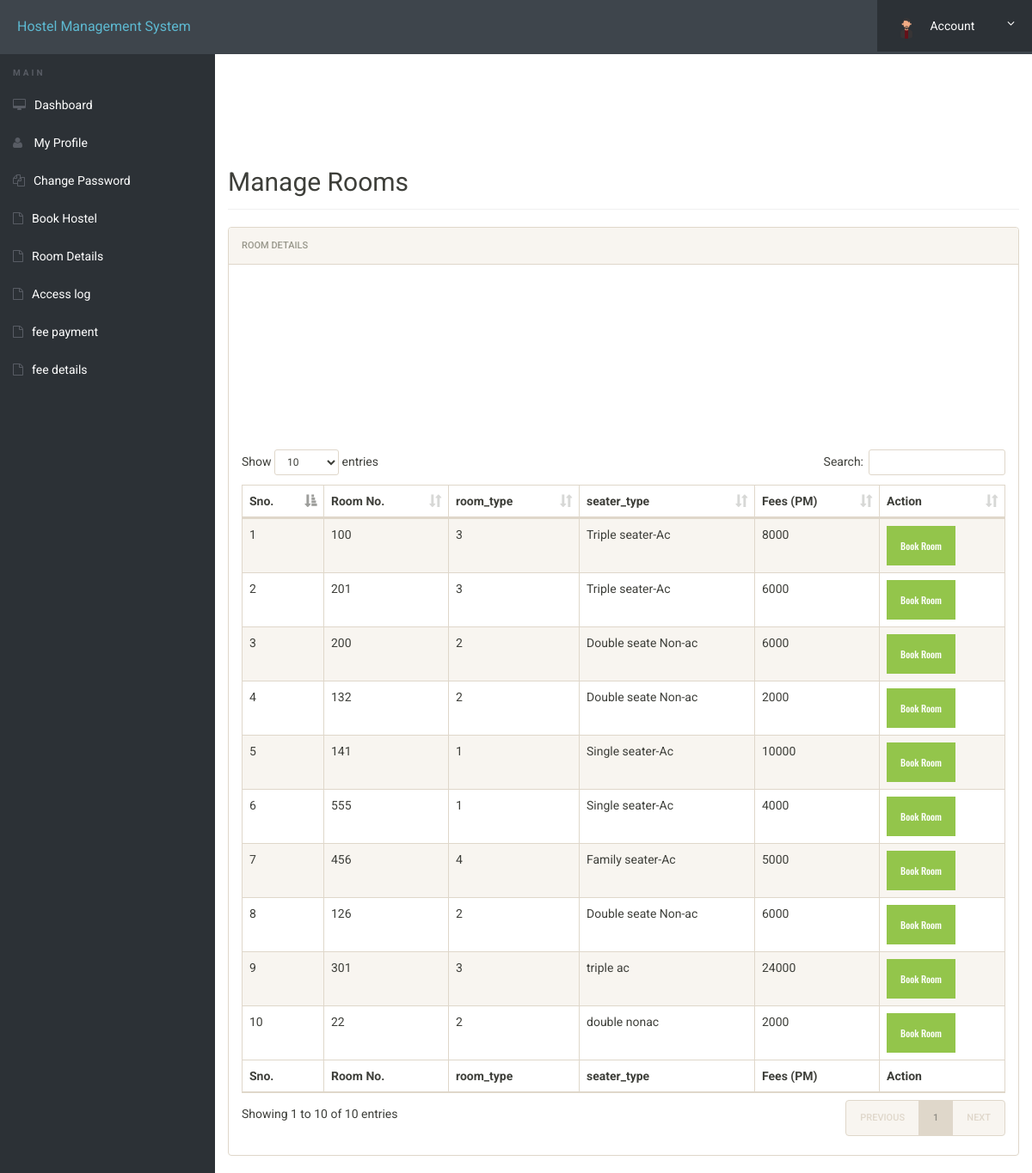
Page /manageroom.php (signed in) on the committed database.
### tables this page shows
CREATE TABLE `rooms` (
  `id` int(11) NOT NULL,
  `room_type_id` int(50) NOT NULL,
  `room_no` int(11) NOT NULL,
  `fees` int(11) NOT NULL,
  `posting_date` timestamp NOT NULL DEFAULT current_timestamp(),
  `guest_charges` int(50) NOT NULL
);

CREATE TABLE `room_type` (
  `room_type_id` int(10) NOT NULL,
  `seater_type` int(11) NOT NULL,
  `room_type` varchar(100) NOT NULL
);

### manageroom.php (the view, shortened to what this page needs)
<?php
include('includes/config.php');
?>
<!doctype html>
<html lang="en" class="no-js">
<head>
	<link rel="stylesheet" href="css/font-awesome.min.css">
	<link rel="stylesheet" href="css/bootstrap.min.css">
	<link rel="stylesheet" href="css/dataTables.bootstrap.min.css">
	<link rel="stylesheet" href="css/bootstrap-social.css">
	<link rel="stylesheet" href="css/bootstrap-select.css">
	<link rel="stylesheet" href="css/fileinput.min.css">
	<link rel="stylesheet" href="css/awesome-bootstrap-checkbox.css">
	<link rel="stylesheet" href="css/style.css">
</head>
<body>
	<?php include('includes/header.php');?>
	<div class="ts-main-content">
			<?php include('includes/sidebar.php');?>
		<div class="content-wrapper">
			<div class="container-fluid">
				<div class="row">
					<div class="col-md-12">
					<br>
					<br>
						<br><br><h2 class="page-title">Manage Rooms</h2>
						<div class="panel panel-default">
							<div class="panel-heading"> Room Details</div>
							<div class="panel-body">
								<table id="zctb" class="display table table-striped table-bordered table-hover" cellspacing="0" width="100%">
									<thead>
										<tr>
											<th>Sno.</th>
											<th>Room No.</th>
											<th>room_type</th>
											<th>seater_type</th>
											<th>Fees (PM) </th>
											<th>Action</th>
										</tr>
									</thead>
									<tfoot>
										<tr>
											<th>Sno.</th>
											<th>Room No.</th>
											<th>room_type</th>
											<th>seater_type</th>
											<th>Fees (PM) </th>
											<th>Action</th>
										</tr>
									</tfoot>
									<tbody>
<?php
$ret="select * from rooms NATURAL JOIN room_type";
$stmt= $mysqli->prepare($ret) ;
$stmt->execute() ;
$res=$stmt->get_result();
$cnt=1;
while($row=$res->fetch_object())
	  {
	  	?>
<tr><td><?php echo $cnt;;?></td>
<td><?php echo $row->room_no;?></td>
<td><?php echo $row->seater_type;?></td>
<td><?php echo $row->room_type;?></td>
<td><?php echo $row->fees;?></td>
<br>
<td><a href="book-hostel.php" id ="book"  name="book"class="btn btn-success" style="border-radius:0%">Book Room</a></td>
										</tr>
									<?php
$cnt=$cnt+1;
									 } ?>
									</tbody>
								</table>
							</div>
						</div>
					</div>
				</div>
			</div>
		</div>
	</div>
</body>
</html>

### includes/header.php (shortened to what this page needs)
<?php if($_SESSION['id'])
{ ?><div class="brand clearfix">
		<a href="#" class="logo" style="font-size:16px;">Hostel Management System</a>
		<ul class="ts-profile-nav">
			<li class="ts-account">
				<a href="#"><img src="img/a3.png" class="ts-avatar hidden-side" alt=""> Account <i class="fa fa-angle-down hidden-side"></i></a>
			</li>
		</ul>
	</div>
	<?php } ?>

### includes/sidebar.php (shortened to what this page needs)
<nav class="ts-sidebar">
			<ul class="ts-sidebar-menu">
				<li class="ts-label">Main</li>
				<?PHP if(isset($_SESSION['id']))
				{ ?>
					<li><a href="dashboard.php"><i class="fa fa-desktop"></i>Dashboard</a></li>
					<li><a href="my-profile.php"><i class="fa fa-user"></i> My Profile</a></li>
<li><a href="change-password.php"><i class="fa fa-files-o"></i>Change Password</a></li>
<li><a href="book-hostel.php"><i class="fa fa-file-o"></i>Book Hostel</a></li>
<li><a href="room-details.php"><i class="fa fa-file-o"></i>Room Details</a></li>
<li><a href="access-log.php"><i class="fa fa-file-o"></i>Access log</a></li>
<li><a href="fee.php"><i class="fa fa-file-o"></i>fee payment</a></li>
<li><a href="feedetails.php"><i class="fa fa-file-o"></i>fee details</a></li>
				<?php } ?>
			</ul>
		</nav>

### css/style.css (style rules this page uses)
html { font-size: 14px; }
@media only screen and (min-width: 480px) { html { font-size: 17px; } }
@media only screen and (min-width: 768px) { html { font-size: 14px; } }
body { font-size: 1em; }
a { color: #37a6c4; }
.btn { font-family: 'Oswald', sans-serif; }
.panel { overflow: hidden; }
ul, li { margin: 0; padding: 0; list-style: none; }
.btn { text-transform: none; }
.page-title { padding-bottom: 15px; margin-bottom: 20px; border-bottom: 1px solid #f0f0f0; }
.brand { background: #3e454c; position: relative; z-index: 3; position: fixed; width: 100%; top: 0; }
.brand .logo { box-sizing: border-box; padding: 20px; float: left; display: block; width: 200px; }
@media only screen and (min-width: 992px) { .brand .logo { width: 250px; } }
.brand .ts-profile-nav { float: right; display: none; }
.brand .ts-profile-nav li { float: left; position: relative; }
.brand .ts-profile-nav li a { display: block; padding: 20px; color: #fff; }
.brand .ts-profile-nav .ts-account .fa-angle-down { float: right; }
.brand .ts-profile-nav .ts-account > a { width: 180px; background: #2c3136; }
.brand .ts-profile-nav .ts-account .ts-avatar { border-radius: 50%; height: 28px; margin: -10px 0; margin-right: 10px; }
@media only screen and (min-width: 992px) { .brand .ts-profile-nav { display: block; } }
.ts-sidebar { background: #2c3136; max-height: 0; transition: max-height 0.3s; overflow: hidden; position: fixed; z-index: 2; width: 100%; bottom: 0; top: 60px; overflow-y: auto; }
@media only screen and (min-width: 992px) { .ts-sidebar { max-height: 100%; bottom: 0; } }
.ts-sidebar-menu .ts-label { color: #585c64; font-weight: bold; padding: 8px 15px; text-transform: uppercase; font-size: 10px; letter-spacing: 3px; margin-top: 10px; }
.ts-sidebar-menu a { display: block; text-decoration: none; padding: 12px 15px; color: #fff; }
.ts-sidebar-menu li { position: relative; }
.ts-sidebar-menu li i { color: #585c64; margin-right: 10px; }
.ts-main-content .content-wrapper { padding-top: 15px; margin-top: 20px; }
@media only screen and (min-width: 992px) { .ts-main-content .ts-sidebar { width: 250px; float: left; } }
@media only screen and (min-width: 992px) { .ts-main-content .content-wrapper { margin-left: 250px; } }

### rows in the picture
rooms: room_no "100", room_type.seater_type "3", room_type.room_type "Triple seater-Ac", fees "8000"
rooms: room_no "201", room_type.seater_type "3", room_type.room_type "Triple seater-Ac", fees "6000"
rooms: room_no "200", room_type.seater_type "2", room_type.room_type "Double seate Non-ac", fees "6000"
rooms: room_no "132", room_type.seater_type "2", room_type.room_type "Double seate Non-ac", fees "2000"
rooms: room_no "141", room_type.seater_type "1", room_type.room_type "Single seater-Ac", fees "10000"
rooms: room_no "555", room_type.seater_type "1", room_type.room_type "Single seater-Ac", fees "4000"
rooms: room_no "456", room_type.seater_type "4", room_type.room_type "Family seater-Ac", fees "5000"
rooms: room_no "126", room_type.seater_type "2", room_type.room_type "Double seate Non-ac", fees "6000"
rooms: room_no "301", room_type.seater_type "3", room_type.room_type "triple ac", fees "24000"
rooms: room_no "22", room_type.seater_type "2", room_type.room_type "double nonac", fees "2000"
